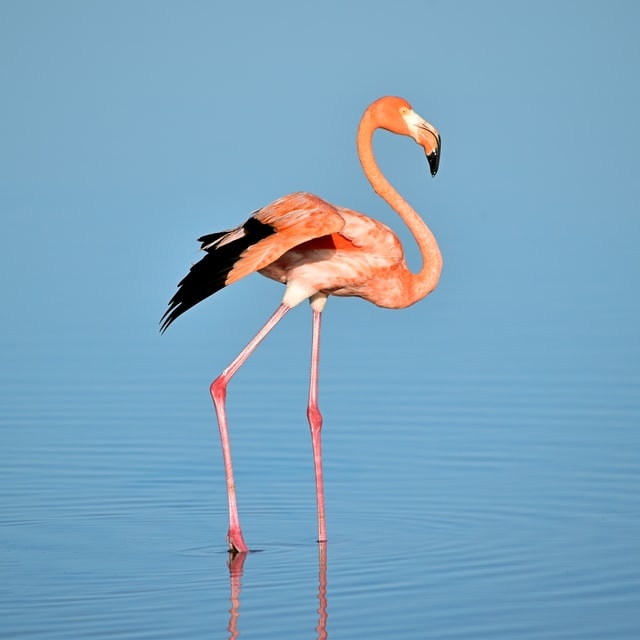
#> input picture images/flemingo.jpg, 640 x 640 px
$ python 6_image_transformation.py
#> lines starting #> are read from the running program, lines starting #| are printed output that depends on the picture
import numpy as np
import cv2

img = cv2.imread('./images/flemingo.jpg')
#> img is the input picture: shape (640, 640, 3); mean B, G, R 191.3, 164.6, 123.7

def display(winame,img):
    cv2.imshow(winame,img)
    cv2.waitKey(0)
    cv2.destroyAllWindows()

display('bird',img)

# Image Translation
tx = 100 # right
ty = 150 # download
M = np.float32([[1,0,tx],
         [0,1,ty]])
M


shifted_img = cv2.warpAffine(img,M,(img.shape[1],img.shape[0]))
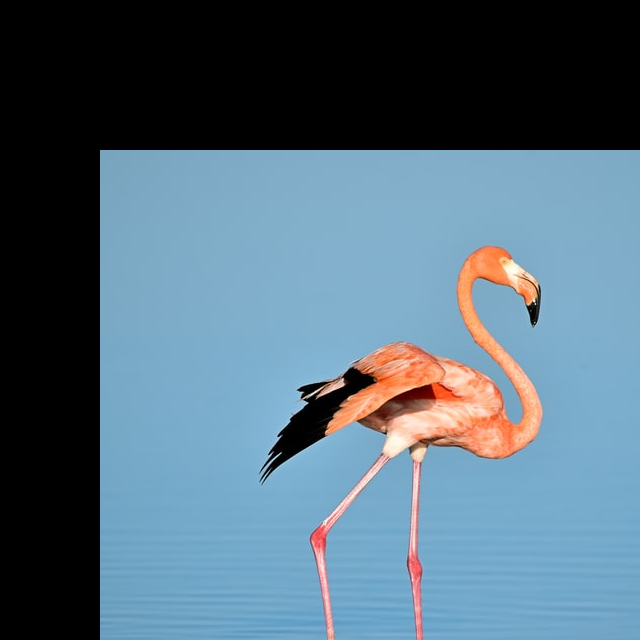
#> shifted_img: shape (640, 640, 3); mean B, G, R 123.8, 108.1, 84.1
display('shifted righ 100, down 150',shifted_img)

def translation(image,tx,ty):
#> called with tx = -100, ty = -150
    M = np.float32([[1,0,tx],
         [0,1,ty]])
    shifted_img = cv2.warpAffine(image,M,(image.shape[1],image.shape[0]))
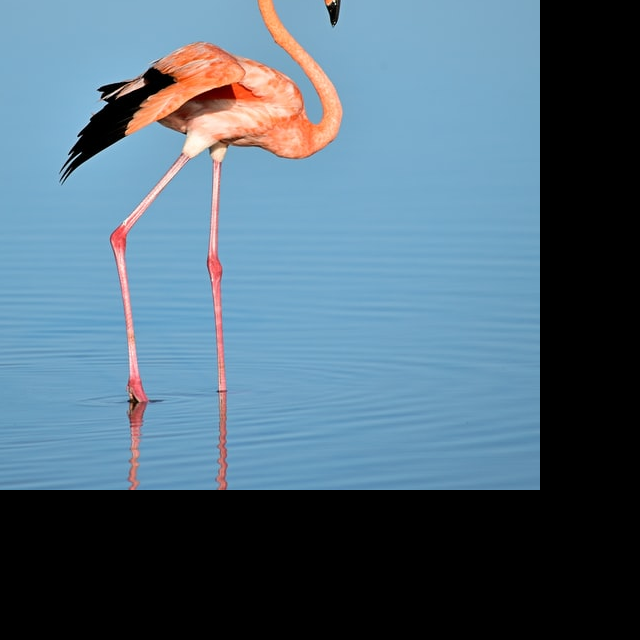
#> shifted_img: shape (640, 640, 3); mean B, G, R 122, 104.8, 79.7
    display('shifted',shifted_img)

translation(img,-100,-150)

# Rotate

display('bird', img)

center = (img.shape[1] // 2, img.shape[0] // 2)
#> center = (320, 320)

M = cv2.getRotationMatrix2D(center, 45, 1)
M

rotate_45 = cv2.warpAffine(img, M, (img.shape[1], img.shape[0]))
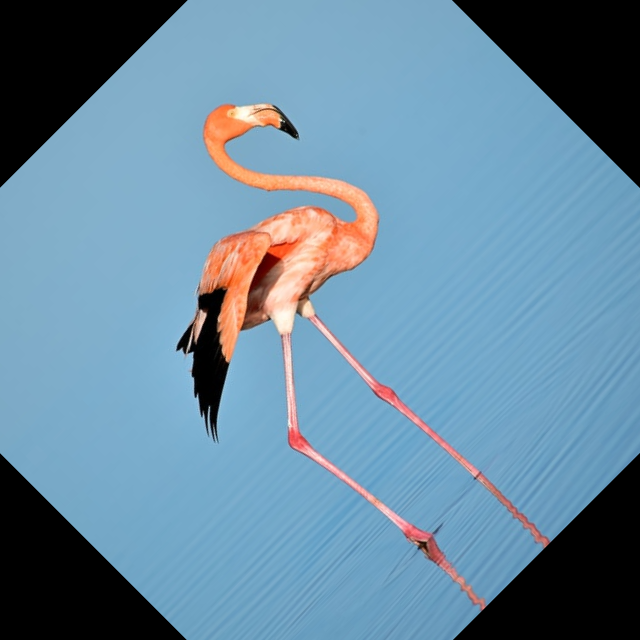
#> rotate_45: shape (640, 640, 3); mean B, G, R 158.8, 137.2, 104.4

display('rotate 45 anti clock', rotate_45)


def rotate(image, angle, scale):
#> called with angle = -30, scale = 0.3
    center = (image.shape[1] // 2, image.shape[0] // 2)
#> center = (320, 320)
    M = cv2.getRotationMatrix2D(center, angle, scale)
    rotate_img = cv2.warpAffine(image, M, (image.shape[1], image.shape[0]))
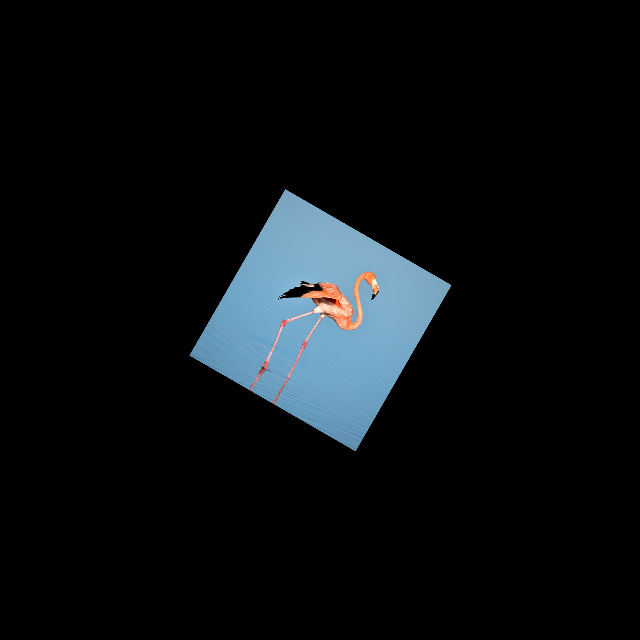
#> rotate_img: shape (640, 640, 3); mean B, G, R 17.2, 14.8, 11.1

    display('rotate', rotate_img)


rotate(img,-30,0.3)

# Resixe
img.shape

img_resize = cv2.resize(img,(300,300),interpolation=cv2.INTER_AREA)

display('resize',img)

cv2.imshow('orginal',img)
cv2.imshow('resize',img_resize)
cv2.waitKey(0)
cv2.destroyAllWindows()

img_resize = cv2.resize(img,(400,300),interpolation=cv2.INTER_AREA)

cv2.imshow('orginal',img)
cv2.imshow('resize',img_resize)
cv2.waitKey(0)
cv2.destroyAllWindows()

# Flipping
flip_img = cv2.flip(img,0) # 1,-1,0

cv2.imshow('orignal_image',img)
cv2.imshow('flip image',flip_img)
cv2.waitKey(0)
cv2.destroyAllWindows()

# Cropping
display('image',img)

crop = img[100:400,100:400]

display('crop',crop)
